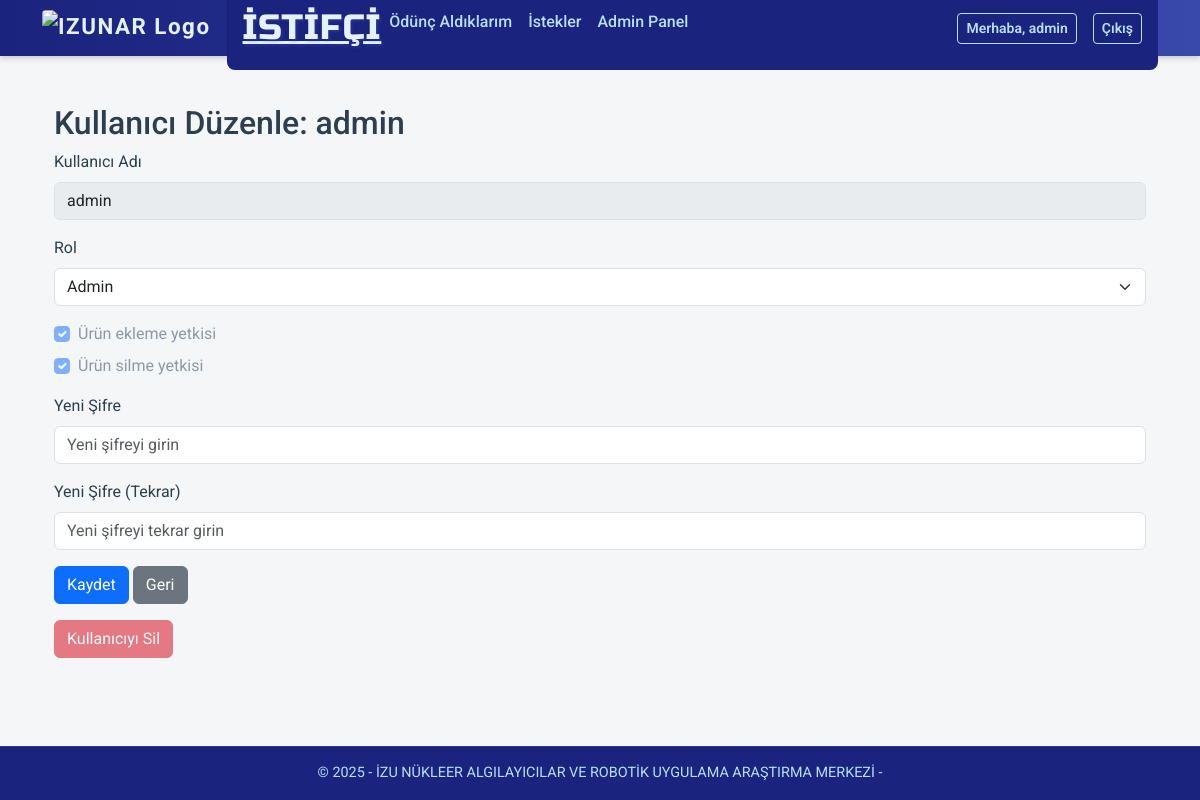
The page /admin/users/1/edit (signed in) on the database its author committed.
### models.py (models this page shows, shortened)
class User(db.Model, UserMixin):
    id = db.Column(db.Integer, primary_key=True)
    username = db.Column(db.String(64), unique=True, nullable=False)
    password_hash = db.Column(db.String(128), nullable=False)
    role = db.Column(db.String(20), default='user')  # 'admin' ya da 'user'
    can_add_product = db.Column(db.Boolean, default=False)
    can_delete_product = db.Column(db.Boolean, default=False)
    def is_admin(self):
        return self.role == 'admin'

### app.py (the view, shortened to what this page needs)
@app.route('/admin/users/<int:user_id>/edit', methods=['GET', 'POST'])
@login_required
def edit_user(user_id):
    if not current_user.is_admin():
        abort(403)
    user = User.query.get_or_404(user_id)
    return render_template('admin/edit_user.html', user=user)

### app.py (called while the page is built)
@app.context_processor
def inject_csrf_token():
    return dict(csrf_token=generate_csrf())

@app.context_processor
def inject_timezone():
    return dict(tz=ZoneInfo("Europe/Istanbul"))

@login_manager.user_loader
def load_user(user_id):
    return User.query.get(int(user_id))

### templates/admin/edit_user.html (shortened to what this page needs)
{% extends "base.html" %}
{% block content %}
<div class="container mt-5">
    <h2>Kullanıcı Düzenle: {{ user.username }}</h2>
    <form method="post">
        <div class="mb-3">
            <label for="username" class="form-label">Kullanıcı Adı</label>
            <input type="text" class="form-control" id="username" value="{{ user.username }}" disabled>
        </div>
        <div class="mb-3">
            <label for="role" class="form-label">Rol</label>
            <select class="form-select" id="role" name="role">
                <option value="admin" {% if user.role == 'admin' %}selected{% endif %}>Admin</option>
            </select>
        </div>
        <div class="form-check mb-2">
            <input type="checkbox" class="form-check-input" id="can_add_product" name="can_add_product"
                   {% if user.can_add_product or user.role == 'admin' %}checked{% endif %}>
            <label class="form-check-label" for="can_add_product">Ürün ekleme yetkisi</label>
        </div>
        <div class="form-check mb-3">
            <input type="checkbox" class="form-check-input" id="can_delete_product" name="can_delete_product"
                   {% if user.can_delete_product or user.role == 'admin' %}checked{% endif %}>
            <label class="form-check-label" for="can_delete_product">Ürün silme yetkisi</label>
        </div>
        <div class="mb-3">
            <label for="new_password" class="form-label">Yeni Şifre</label>
            <input type="password" class="form-control" id="new_password" name="new_password" placeholder="Yeni şifreyi girin">
        </div>
        <div class="mb-3">
            <label for="new_password2" class="form-label">Yeni Şifre (Tekrar)</label>
            <input type="password" class="form-control" id="new_password2" name="new_password2" placeholder="Yeni şifreyi tekrar girin">
        </div>
        <button type="submit" class="btn btn-primary">Kaydet</button>
        <a href="{{ url_for('manage_users') }}" class="btn btn-secondary">Geri</a>
    </form>
    <form method="post" action="{{ url_for('delete_user', user_id=user.id) }}"
          onsubmit="return confirm('Kullanıcıyı silmek istediğinize emin misiniz?');" class="mt-3">
        <button type="submit" class="btn btn-danger" {% if user.id == current_user.id %}disabled{% endif %}>Kullanıcıyı Sil</button>
    </form>
</div>
{% endblock %}

### templates/base.html (shortened to what this page needs)
<!DOCTYPE html>
<html lang="tr">
<head>
  <link href="https://cdn.jsdelivr.net/npm/bootstrap@5.3.0/dist/css/bootstrap.min.css" rel="stylesheet" />
  <link href="https://cdn.jsdelivr.net/npm/bootstrap-icons@1.10.5/font/bootstrap-icons.css" rel="stylesheet" />
</head>
<body>
<nav class="navbar navbar-expand-lg">
  <div class="container">
    <a class="navbar-brand" href="https://nar.izu.edu.tr/" target="_blank" rel="noopener noreferrer">
      <img src="https://nar.izu.edu.tr/assets/nar_logo_lowres.png" alt="IZUNAR Logo" />
    </a>
    <div class="collapse navbar-collapse" id="navbarContent">
      <ul class="navbar-nav me-auto mb-2 mb-lg-0">
        <li class="nav-item">
          <a class="modern-title" href="{{ url_for('index') }}">İSTİFÇİ</a>
        </li>
        {% if current_user.is_authenticated %}
        <li class="nav-item">
          <a class="nav-link" href="{{ url_for('my_borrowed') }}">Ödünç Aldıklarım</a>
        </li>
        <li class="nav-item">
          <a class="nav-link" href="{{ url_for('requests') }}">İstekler</a>
        </li>
        {% if current_user.is_admin() %}
        <li class="nav-item">
          <a class="nav-link" href="{{ url_for('admin_dashboard') }}">Admin Panel</a>
        </li>
        {% endif %}
        {% endif %}
      </ul>
      <div class="d-flex align-items-center gap-2">
        {% if current_user.is_authenticated %}
        <a class="btn btn-outline-light btn-sm me-2" href="{{ url_for('change_password') }}">
          Merhaba, {{ current_user.username }}
        </a>
        <a class="btn btn-outline-light btn-sm" href="{{ url_for('logout') }}">Çıkış</a>
        {% else %}
        <a class="btn btn-outline-light btn-sm" href="{{ url_for('login') }}">Giriş</a>
        <a class="btn btn-outline-light btn-sm" href="{{ url_for('register') }}">Kayıt Ol</a>
        {% endif %}
      </div>
    </div>
  </div>
</nav>
<div class="container mt-4">
  {% block content %}{% endblock %}
</div>
<footer>
  &copy; {{ current_year or "2025" }} - İZU NÜKLEER ALGILAYICILAR VE ROBOTİK UYGULAMA ARAŞTIRMA MERKEZİ -
</footer>
</body>
</html>

### templates/base.html (style rules this page uses)
.modern-title { font-family: 'Russo One', sans-serif; font-size: 2.2rem; letter-spacing: 1px; color: #e3f2fd; text-shadow: 2px 2px 3px #3949ab66; text-transform: uppercase; }
body { font-family: 'Roboto', sans-serif; background-color: #f4f6f8; color: #2c3e50; padding-top: 56px; margin-bottom: 3.5rem; }
.navbar { position: fixed; top: 0; left: 0; right: 0; height: 56px; background: linear-gradient(90deg, #1a237e 0%, #3949ab 100%); box-shadow: 0 2px 6px rgba(0, 0, 0, 0.2); transition: top 0.3s ease; z-index: 1030; }
.navbar-brand { display: flex; align-items: center; gap: 0.5rem; font-weight: 700; font-size: 1.4rem; letter-spacing: 1.5px; color: #e3f2fd !important; }
.navbar-brand img { height: 36px; width: auto; border-radius: 4px; }
.navbar-nav .nav-link { color: #bbdefb !important; font-weight: 500; transition: color 0.3s ease; }
.btn-outline-light { border-color: #bbdefb; color: #bbdefb; font-weight: 600; transition: all 0.3s ease; }
footer { position: fixed; bottom: 0; left: 0; right: 0; background-color: #1a237e; color: #bbdefb; padding: 1rem 0; text-align: center; font-size: 0.9rem; box-shadow: inset 0 1px 0 rgba(255, 255, 255, 0.1); white-space: nowrap; overflow: hidden; text-overflow: ellipsis; z-index: 1020; }
.navbar-collapse { background-color: #1a237e !important; border-radius: 0.5rem; padding: 1rem; animation: slideIn 0.4s ease forwards; }

### rows shown on the page
User: username "admin", role "Admin", role "☑"

### other values the page prints
{{ current_year or "2025" }} "2025"
